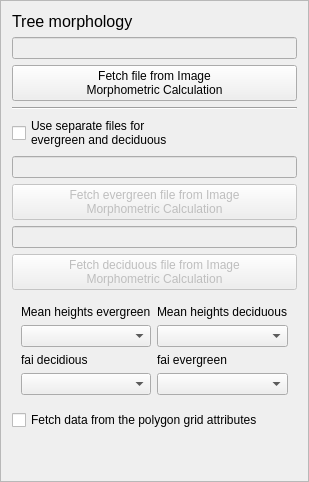
    <widget class="QFrame" name="frame_2">
     <property name="frameShape">
      <enum>QFrame::StyledPanel</enum>
     </property>
     <property name="frameShadow">
      <enum>QFrame::Raised</enum>
     </property>
     <layout class="QGridLayout" name="gridLayout_10">
      <item row="8" column="0">
       <widget class="QPushButton" name="pushButtonImportIMPVeg_dec">
        <property name="enabled">
         <bool>false</bool>
        </property>
        <property name="text">
         <string>Fetch deciduous file from Image 
Morphometric Calculation</string>
        </property>
       </widget>
      </item>
      <item row="3" column="0">
       <widget class="Line" name="line">
        <property name="orientation">
         <enum>Qt::Horizontal</enum>
        </property>
       </widget>
      </item>
      <item row="12" column="0">
       <spacer name="verticalSpacer_3">
        <property name="orientation">
         <enum>Qt::Vertical</enum>
        </property>
        <property name="sizeHint" stdset="0">
         <size>
          <width>20</width>
          <height>40</height>
         </size>
        </property>
       </spacer>
      </item>
      <item row="11" column="0">
       <widget class="QCheckBox" name="IMPveg_checkBox">
        <property name="text">
         <string>Fetch data from the polygon grid attributes</string>
        </property>
       </widget>
      </item>
      <item row="2" column="0">
       <widget class="QPushButton" name="pushButtonImportIMPVeg">
        <property name="enabled">
         <bool>true</bool>
        </property>
        <property name="text">
         <string>Fetch file from Image 
Morphometric Calculation</string>
        </property>
       </widget>
      </item>
      <item row="0" column="0">
       <widget class="QLabel" name="label_14">
        <property name="text">
         <string>&lt;!DOCTYPE HTML PUBLIC &quot;-//W3C//DTD HTML 4.0//EN&quot; &quot;http://www.w3.org/TR/REC-html40/strict.dtd&quot;&gt;
&lt;html&gt;&lt;head&gt;&lt;meta name=&quot;qrichtext&quot; content=&quot;1&quot; /&gt;&lt;style type=&quot;text/css&quot;&gt;
p, li { white-space: pre-wrap; }
&lt;/style&gt;&lt;/head&gt;&lt;body style=&quot; font-family:'MS Shell Dlg 2'; font-size:8pt; font-weight:400; font-style:normal;&quot;&gt;
&lt;p style=&quot; margin-top:0px; margin-bottom:0px; margin-left:0px; margin-right:0px; -qt-block-indent:0; text-indent:0px;&quot;&gt;&lt;span style=&quot; font-size:12pt;&quot;&gt;Tree morphology&lt;/span&gt;&lt;/p&gt;&lt;/body&gt;&lt;/html&gt;</string>
        </property>
       </widget>
      </item>
      <item row="4" column="0">
       <widget class="QCheckBox" name="checkBox_twovegfiles">
        <property name="enabled">
         <bool>true</bool>
        </property>
        <property name="text">
         <string>Use separate files for 
evergreen and deciduous</string>
        </property>
        <property name="checked">
         <bool>false</bool>
        </property>
       </widget>
      </item>
      <item row="1" column="0">
       <widget class="QLineEdit" name="textInputIMPVegData">
        <property name="enabled">
         <bool>false</bool>
        </property>
       </widget>
      </item>
      <item row="5" column="0">
       <widget class="QLineEdit" name="textInputIMPEveData">
        <property name="enabled">
         <bool>false</bool>
        </property>
       </widget>
      </item>
      <item row="6" column="0">
       <widget class="QPushButton" name="pushButtonImportIMPVeg_eve">
        <property name="enabled">
         <bool>false</bool>
        </property>
        <property name="text">
         <string>Fetch evergreen file from Image 
Morphometric Calculation</string>
        </property>
       </widget>
      </item>
      <item row="7" column="0">
       <widget class="QLineEdit" name="textInputIMPDecData">
        <property name="enabled">
         <bool>false</bool>
        </property>
       </widget>
      </item>
      <item row="9" column="0">
       <widget class="QFrame" name="IMPveg_Frame">
        <property name="sizePolicy">
         <sizepolicy hsizetype="Expanding" vsizetype="Expanding">
          <horstretch>0</horstretch>
          <verstretch>0</verstretch>
         </sizepolicy>
        </property>
        <property name="frameShape">
         <enum>QFrame::NoFrame</enum>
        </property>
        <property name="frameShadow">
         <enum>QFrame::Sunken</enum>
        </property>
        <property name="lineWidth">
         <number>1</number>
        </property>
        <layout class="QGridLayout" name="gridLayout_9">
         <item row="0" column="0">
          <widget class="QLabel" name="label_35">
           <property name="text">
            <string>Mean heights evergreen</string>
           </property>
          </widget>
         </item>
         <item row="0" column="1">
          <widget class="QLabel" name="label_31">
           <property name="text">
            <string>Mean heights deciduous</string>
           </property>
          </widget>
         </item>
         <item row="1" column="0">
          <widget class="QComboBox" name="IMPveg_mean_dec"/>
         </item>
         <item row="1" column="1">
          <widget class="QComboBox" name="IMPveg_mean_eve"/>
         </item>
         <item row="2" column="0">
          <widget class="QLabel" name="label_32">
           <property name="text">
            <string>fai decidious</string>
           </property>
          </widget>
         </item>
         <item row="2" column="1">
          <widget class="QLabel" name="label_36">
           <property name="text">
            <string>fai evergreen</string>
           </property>
          </widget>
         </item>
         <item row="3" column="0">
          <widget class="QComboBox" name="IMPveg_fai_dec"/>
         </item>
         <item row="3" column="1">
          <widget class="QComboBox" name="IMPveg_fai_eve"/>
         </item>
        </layout>
       </widget>
      </item>
     </layout>
    </widget>
